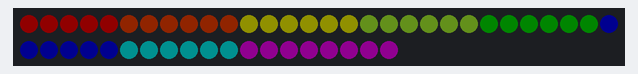
Recording of a sketch running on a simulated Arduino Uno, built with avr-gcc and run on an emulated ATmega328P. Parts: 49 RGB LEDs in strip order, left to right, continuing on the next row. Dim RGB values are drawn brighter than linear.

Above: at 4.1 s.
At 39.34 s:
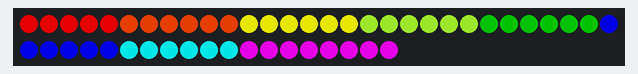

Measured:
- what the display in image 0 shows lasts 1.1 s, from 4.0 s to 5.1 s

The sketch:

couleur_brightness.ino
```cpp
#include "FastLED.h"
#define NUM_LEDS 49
// Data pin that led data will be written out over
#define DATA_PIN 3
#define MAX_BRIGHTNESS 255
#define MIN_BRIGHTNESS 16

const int brightnessInPin = A0;
CRGB leds[NUM_LEDS];// This is an array of leds.  One item for each led in your strip.


void setup() {
  // sanity check delay - allows reprogramming if accidently blowing power w/leds
    delay(2000);

      FastLED.addLeds<WS2811, DATA_PIN, RGB>(leds, NUM_LEDS).setCorrection(TypicalLEDStrip);


}

void loop() {

   /*for(int i = 0 ; i < NUM_LEDS ; i++) {

      leds[i] = CRGB::Red; // led i

      // Show the leds
      FastLED.show();

      // Wait a little bit
      delay(40);
   } ;*/


for(int i = 0 ; i < 5 ; i++) {

      leds[i] = CRGB::Red ; // led i

      // Show the leds
      FastLED.show();
      FastLED.setBrightness(MAX_BRIGHTNESS);
      // Wait a little bit
      delay(40);
  };


for(int i = 5 ; i < 11 ; i++) {

      leds[i] = CRGB::OrangeRed; // led i
      FastLED.setBrightness(220);
      // Show the leds
      FastLED.show();

      // Wait a little bit
      delay(40);

};


for(int i = 11 ; i < 17 ; i++) {

      leds[i] = CRGB::Yellow; // led i
      FastLED.setBrightness(180);
      // Show the leds
      FastLED.show();

      // Wait a little bit
      delay(40);
};

for(int i = 17 ; i < 23 ; i++) {

      leds[i] = CRGB::GreenYellow; // led i
      FastLED.setBrightness(126);
      // Show the leds
      FastLED.show();

      // Wait a little bit
      delay(40);
};

for(int i = 23 ; i < 29 ; i++) {

      leds[i] = CRGB::Green; // led i green
      FastLED.setBrightness(80);
      // Show the leds
      FastLED.show();

      // Wait a little bit
      delay(40);
};

for(int i = 29 ; i < 35 ; i++) {

      leds[i] = CRGB::Blue; // led i blue
      FastLED.setBrightness(48);
      // Show the leds
      FastLED.show();

      // Wait a little bit
      delay(40);
};

for(int i = 35 ; i < 41 ; i++) {

      leds[i] = CRGB::Cyan; // led i
      FastLED.setBrightness(32);
      // Show the leds
      FastLED.show();

      // Wait a little bit
      delay(40);
};

for(int i = 41 ; i < NUM_LEDS ; i++) {

      leds[i] = CRGB::Fuchsia; // led i
      FastLED.setBrightness(MIN_BRIGHTNESS);
      // Show the leds
      FastLED.show();

      // Wait a little bit
      delay(40);
};
delay(1000);
};


/*{ int  r = 255, g = 255, b = 255;

for(int i = 37 ; i < NUM_LEDS ; i++) {

      leds[i] = CRGB (r,g,b); // led i

      // Show the leds
      FastLED.show();

      // Wait a little bit
      delay(40);
   ;

 };

delay(10000);
};
};
  /* {int r = 255, g = 0, b = 0;
    for(int i = 0 ; i < NUM_LEDS ; i++) {


      leds[i] = CRGB(255,100,0); // led i
 b = (b+50)%255;
 g = (g+50)%255;
 r = (r+50)%255;
      // Show the leds
      FastLED.show();

      // Wait a little bit
      delay(40);
   }};
   delay(10000);
   }*/
```
